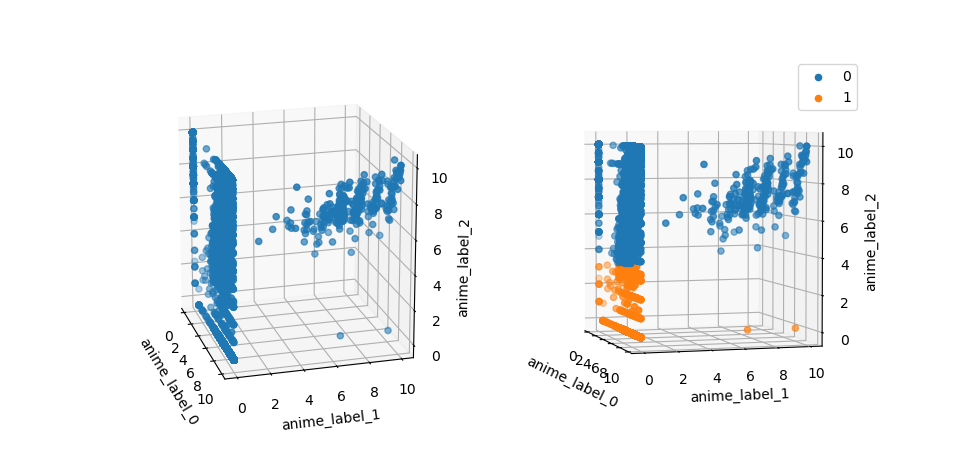

Reproduce this figure in Python.
import pandas as pd
import numpy as np
import matplotlib.pyplot as plt
from sklearn.cluster import KMeans
from sklearn.metrics import silhouette_score
# from mpl_toolkits import mplot3d

anime_clusters = 3
user_clusters = 2
dataUser = pd.read_csv("rating.csv")
dataAnimePrediction = pd.read_csv("anime_w_label.csv")
# clean the data
dataUser = dataUser.dropna()
dataUser = dataUser[dataUser['rating'] != -1]
dataUser = dataUser.merge(dataAnimePrediction[['anime_id', 'label']], on='anime_id', how='inner')
meanRatingPerUserPerLabel = dataUser.groupby(['user_id', 'label'])['rating'].mean().to_frame().\
    rename(columns={'col_0': 'rating'}).\
    reset_index()
clusteringUserData = meanRatingPerUserPerLabel.pivot_table(values='rating', index='user_id', columns='label', fill_value=0).\
    rename(columns={0:'anime_label_0', 1:'anime_label_1', 2:'anime_label_2'})
print(clusteringUserData)

def kmeansOnUserData(data, clusters=2):
    # print(clusters)
    km = KMeans(n_clusters=clusters, random_state=10)
    prediction = km.fit_predict(data)
    plotClusters(prediction, data, clusters)
    return prediction

# Inspired by: https://medium.com/analytics-vidhya/how-to-determine-the-optimal-k-for-k-means-708505d204eb#:~:text=on%20this%20dataset.-,The%20Elbow%20Method,becomes%20first%20starts%20to%20diminish.
def checkSilouhette(data):
    kmax = 10
    sil = []
    for k in range(2, kmax + 1):
        print(f'Staring {k}')
        kmeans = KMeans(n_clusters=k).fit(data)
        labels = kmeans.labels_
        sil.append(silhouette_score(data, labels, metric='euclidean'))
    clusters_trial = [i for i in range(2, kmax + 1)]
    print(sil)
    plt.plot(clusters_trial, sil)
    plt.legend()
    plt.xlabel("K_index")
    plt.ylabel("silouhette_score")
    plt.show()

#3d becuase there are 3 anime clusters
def plotClusters(prediction, data, clusters=2):
    fig = plt.figure(figsize=plt.figaspect(0.5))
    ax1 = fig.add_subplot(1, 2, 1, projection='3d')
    ax1.set_zlabel(data.columns[2])
    ax1.set_ylabel(data.columns[1])
    ax1.set_xlabel(data.columns[0])
    # fig, (ax1, ax2) = plt.subplots(1, 2)
    ax1.scatter(data.iloc[:, 0], data.iloc[:, 1], data.iloc[:, 2])
    ax2 = fig.add_subplot(1, 2, 2, projection='3d')
    ax2.set_zlabel(data.columns[2])
    ax2.set_ylabel(data.columns[1])
    ax2.set_xlabel(data.columns[0])
    for i in range(clusters):
        slice = data[prediction == i]
        ax2.scatter(slice.iloc[:, 0], slice.iloc[:, 1], slice.iloc[:, 2], label=i)
    plt.legend()
    plt.show()

# checkSilouhette(clusteringUserData) # Suggest user_clusters = 2
prediction = kmeansOnUserData(clusteringUserData)
clusteringUserData['prediction'] = prediction
# clusteringUserData.to_csv('user_w_label.csv')
# gmOnData()
